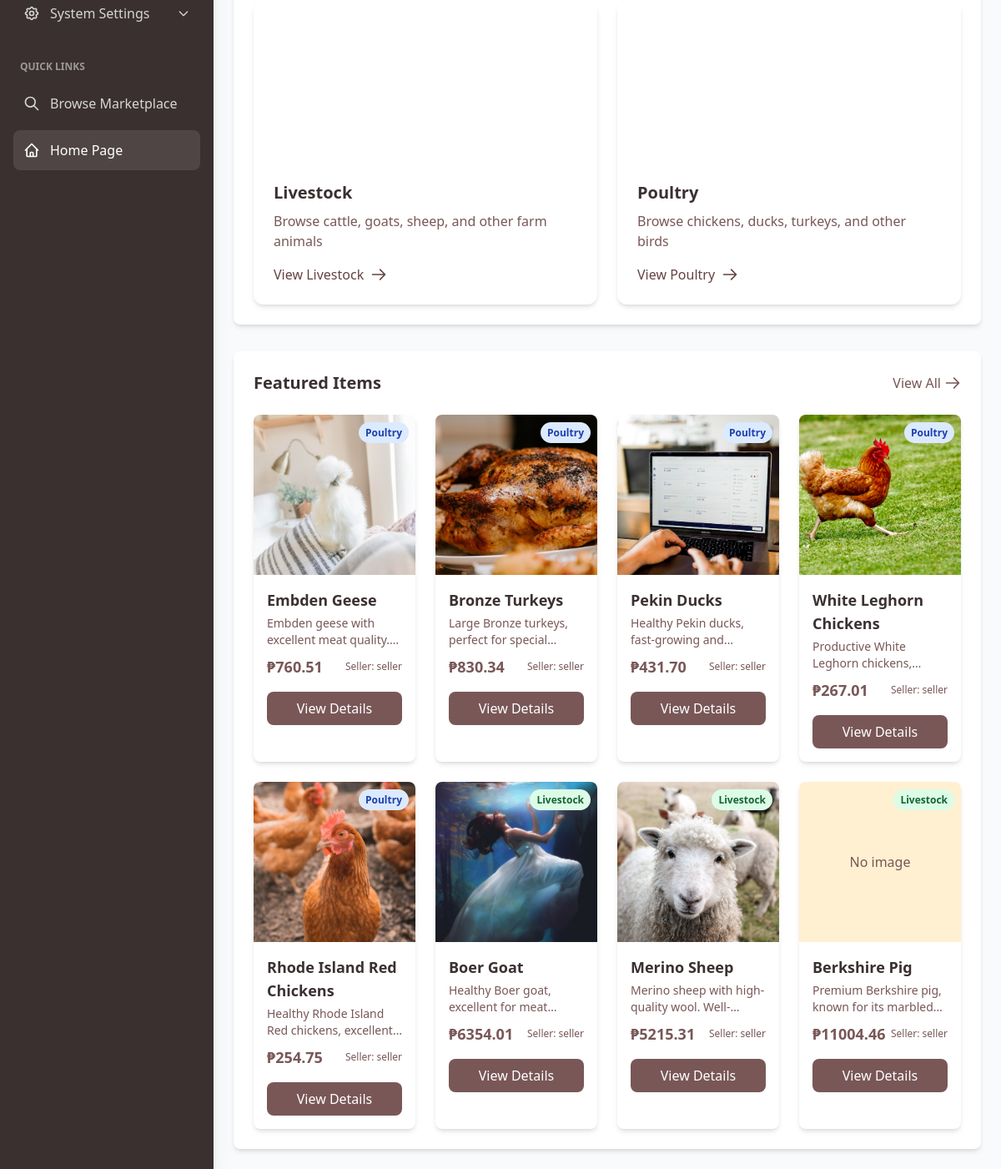
Page /custom-admin/home/ (signed in, lower part) on the earlier database version.
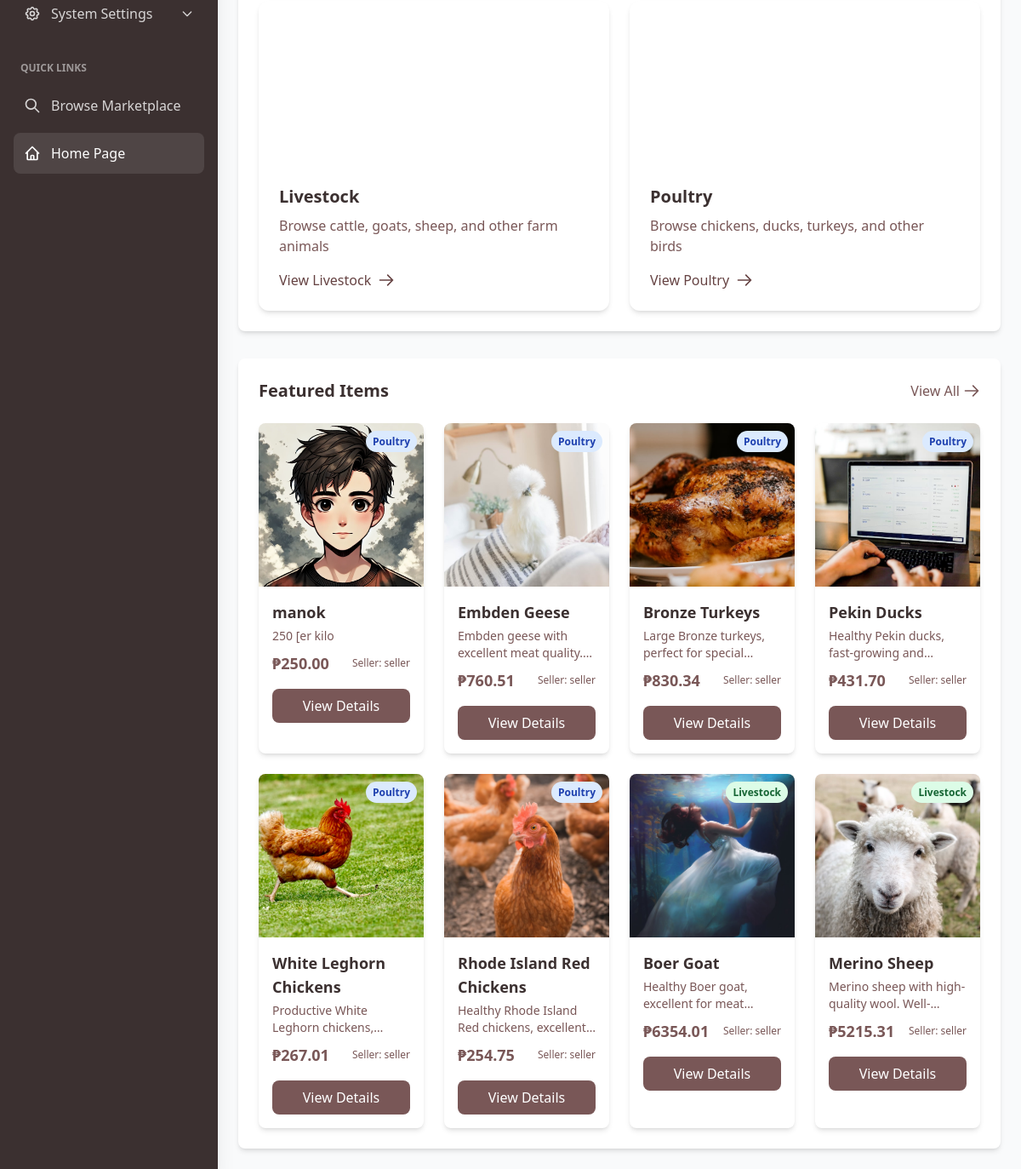
Same page on the later database version.
### marketplace/models.py (models this page shows, shortened)
class Item(models.Model):
    SELL_CATEGORY = (
        ('livestock', 'Livestock'),
        ('poultry', 'Poultry'),
    )
    seller = models.ForeignKey(User, on_delete=models.CASCADE, limit_choices_to={'is_seller': True})
    name = models.CharField(max_length=100)
    description = models.TextField()
    category = models.CharField(max_length=10, choices=SELL_CATEGORY)
    price = models.DecimalField(max_digits=10, decimal_places=2)
    available = models.BooleanField(default=True)
    image = models.ImageField(upload_to='item_images/', blank=True, null=True)
    created_at = models.DateTimeField(auto_now_add=True)
    def get_category_display(self):
        return dict(self.SELL_CATEGORY).get(self.category, self.category)

class User(AbstractUser):
    is_seller = models.BooleanField(default=False)
    is_buyer = models.BooleanField(default=False)
    is_approved = models.BooleanField(default=False, help_text="Indicates whether the user has been approved by an admin")
    profile_image = models.ImageField(upload_to='profile_images/', blank=True, null=True)
    phone_number = models.CharField(max_length=15, blank=True, null=True)
    address = models.CharField(max_length=255, blank=True, null=True)
    city = models.CharField(max_length=100, blank=True, null=True)
    business_name = models.CharField(max_length=100, blank=True, null=True)
    business_id = models.CharField(max_length=50, blank=True, null=True)
    terms_agreed = models.BooleanField(default=False)
    terms_agreed_date = models.DateTimeField(blank=True, null=True)

### marketplace/admin_views.py (the view)
# urls.py: path('custom-admin/home/', admin_views.admin_home, name='admin_home'),
@login_required
@user_passes_test(is_admin)
def admin_home(request):
    items = Item.objects.filter(available=True).order_by('-created_at')[:8]
    pending_approvals_count = User.objects.filter(is_active=False, is_approved=False).count()
    return render(request, 'admin/home.html', {
        'items': items,
        'pending_approvals_count': pending_approvals_count
    })

### marketplace/admin_views.py (called while the page is built)
def is_admin(user):
    return user.is_authenticated and user.is_superuser

### marketplace/context_processors.py (called while the page is built, shortened)
def cart_processor(request):
    return {
        'active_cart': None,
        'cart': None,
        'cart_quantity': 0
    }

def notification_processor(request):
    return {
        'unread_notifications_count': 0,
        'recent_notifications': []
    }

### templates/admin/home.html (shortened to what the changed rows need)
{% extends 'admin/admin_base.html' %}
{% load static %}
{% block dashboard_content %}
<div class="space-y-8">
    {% if items %}
    <div class="bg-white rounded-lg shadow-md p-6">
        <div class="flex justify-between items-center mb-6">
            <h2 class="text-xl font-bold text-agri-brown-darker">Featured Items</h2>
        </div>
        <div class="grid grid-cols-1 sm:grid-cols-2 md:grid-cols-3 lg:grid-cols-4 gap-6">
            {% for item in items %}
            <div class="bg-white rounded-lg shadow-md overflow-hidden hover:shadow-xl transition-all duration-300">
                <div class="relative">
                    {% if item.image %}
                    <div class="h-48 overflow-hidden">
                        <img src="{{ item.image.url }}" alt="{{ item.name }}" class="w-full h-full object-cover">
                    </div>
                    {% else %}
                    <div class="h-48 bg-agri-cream flex items-center justify-center">
                        <span class="text-agri-brown">No image</span>
                    </div>
                    {% endif %}
                    <div class="absolute top-2 right-2">
                        <span class="px-2 py-1 text-xs font-semibold rounded-full {% if item.category == 'livestock' %}bg-green-100 text-green-800{% else %}bg-blue-100 text-blue-800{% endif %}">
                            {{ item.get_category_display }}
                        </span>
                    </div>
                </div>
                <div class="p-4">
                    <h3 class="text-lg font-semibold text-agri-brown-darker mb-1">{{ item.name }}</h3>
                    <p class="text-sm text-agri-brown mb-2 line-clamp-2">{{ item.description|truncatechars:100 }}</p>
                    <div class="flex justify-between items-center">
                        <span class="text-lg font-bold text-agri-brown">₱{{ item.price }}</span>
                        <span class="text-xs text-agri-brown">Seller: {{ item.seller.username }}</span>
                    </div>
                    <div class="mt-4">
                        <a href="{% url 'item_detail' item.id %}" class="block w-full text-center bg-agri-brown text-white px-4 py-2 rounded-lg hover:bg-agri-brown-dark transition-colors">
                            View Details
                        </a>
                    </div>
                </div>
            </div>
            {% endfor %}
        </div>
    </div>
    {% endif %}
</div>
{% endblock dashboard_content %}

Differences in the rows shown:
no longer on this page (row unchanged): Item: image "No image", category "Livestock", name "Berkshire Pig", description "Premium Berkshire pig, known for its…", price "11004.46", seller.username "seller"
added Item: image (picture), category "Poultry", name "manok", description "250 [er kilo", price "250.00", seller.username "seller"
